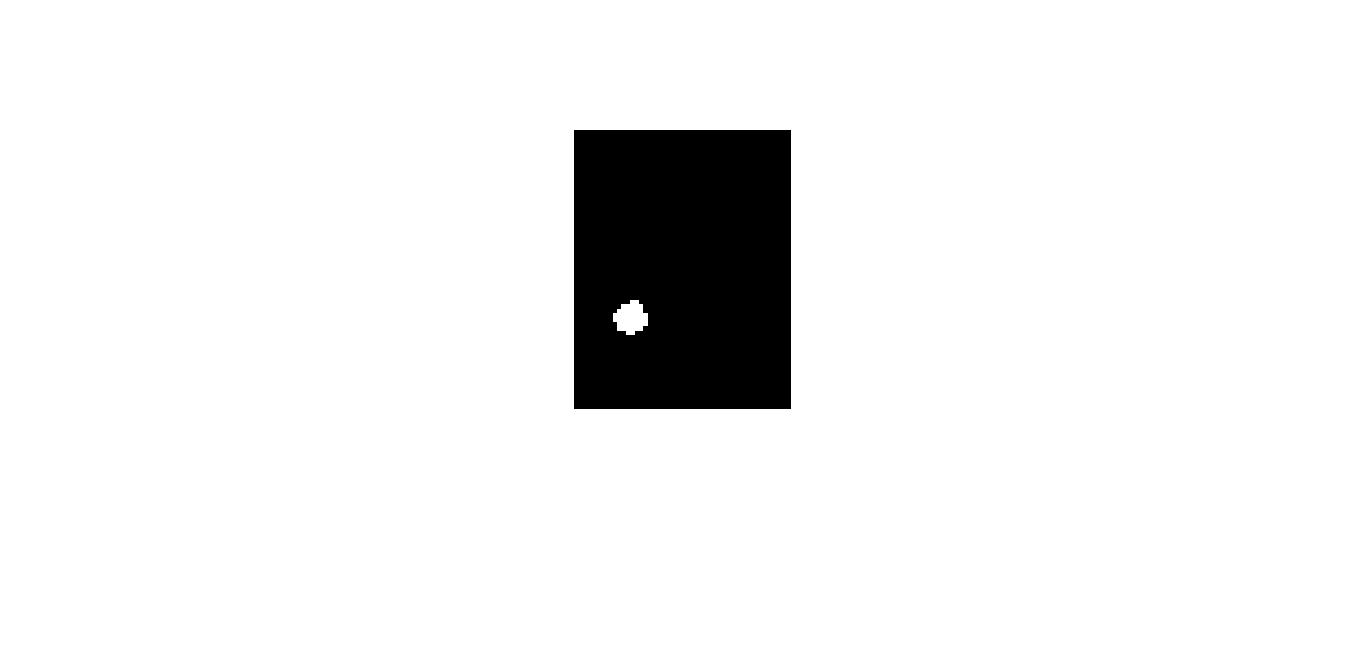
%> input picture 2.jpg, 1366 x 652 px
$ octave --eval "result = segmentacao(imread('2.jpg'));"   (GNU Octave 9; MATLAB toolbox functions it lacks are replaced by stand-ins)
%> lines starting %> are read from the running program, lines starting %| are printed output that depends on the picture; in (x1, y1, x2, y2) boxes, pixels count from 0 and x2, y2 are one past the last pixel; in counts of white or black regions, pixels touching at a corner belong together; the program's own positions count from 1
### list2coord.m
function [out] = list2coord(in,im)

[lin col] = size(im);
n = size(in,1);

for i=1:n
    x = floor(in(i)./lin);
    if(x==0)
        out(i,1) = lin;
        out(i,2) = x;
    else
        out(i,1) = in(i)-x.*lin;
        out(i,2) = x + 1;
    end
end

### segmentacao.m
function [otsu, b_otsu, num, c, v, cc] = segmentacao(im)

level = graythresh(im); %obtendo thresold baseado na vari鈔cia
%> level = 0.492

otsu = im2bw(im,level); %realizando segmenta玢o
%> otsu: size 652x1366 logical; 93.3% white; 1 black region, box (x1, y1, x2, y2) and area: (574, 130, 791, 409) 59688

% Extraindo contorno
es = strel('arbitrary',[0 1 0 ; 1 1 1 ; 0 1 0]);
b_otsu = imerode(otsu,es);
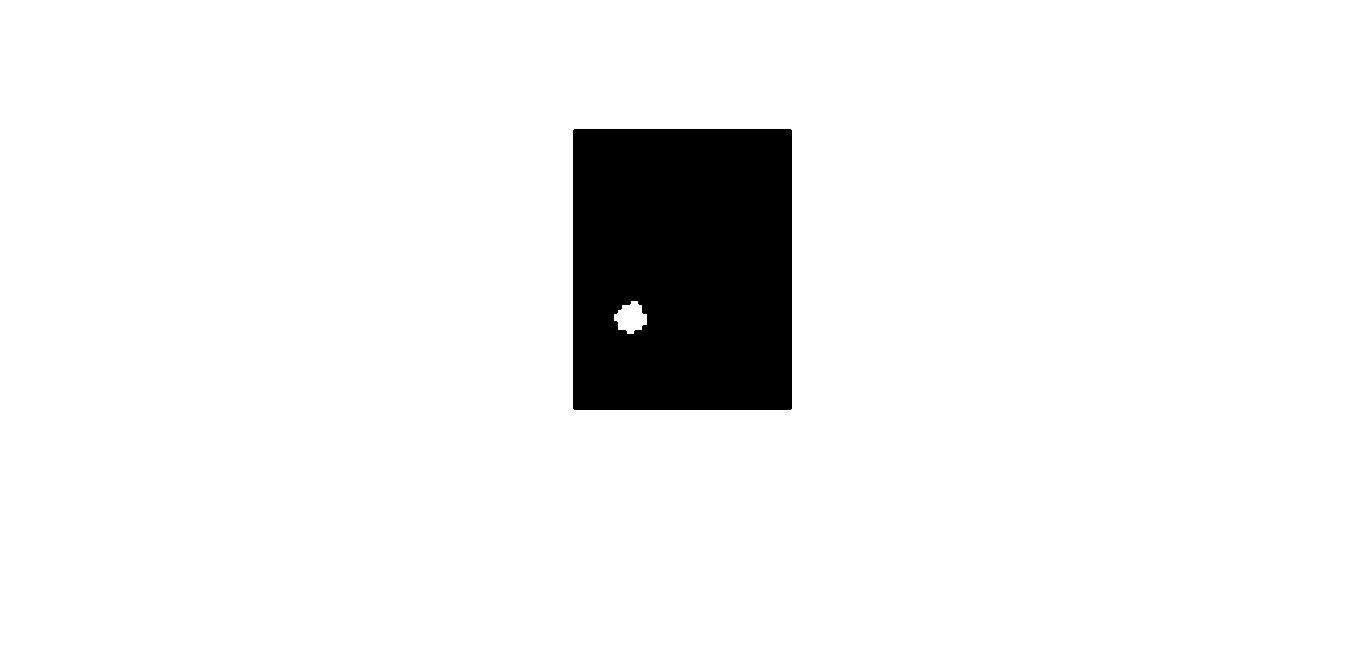
%> b_otsu: size 652x1366 logical; 93.2% white; 1 black region, box (x1, y1, x2, y2) and area: (573, 129, 792, 410) 60807
b_otsu = otsu - b_otsu;
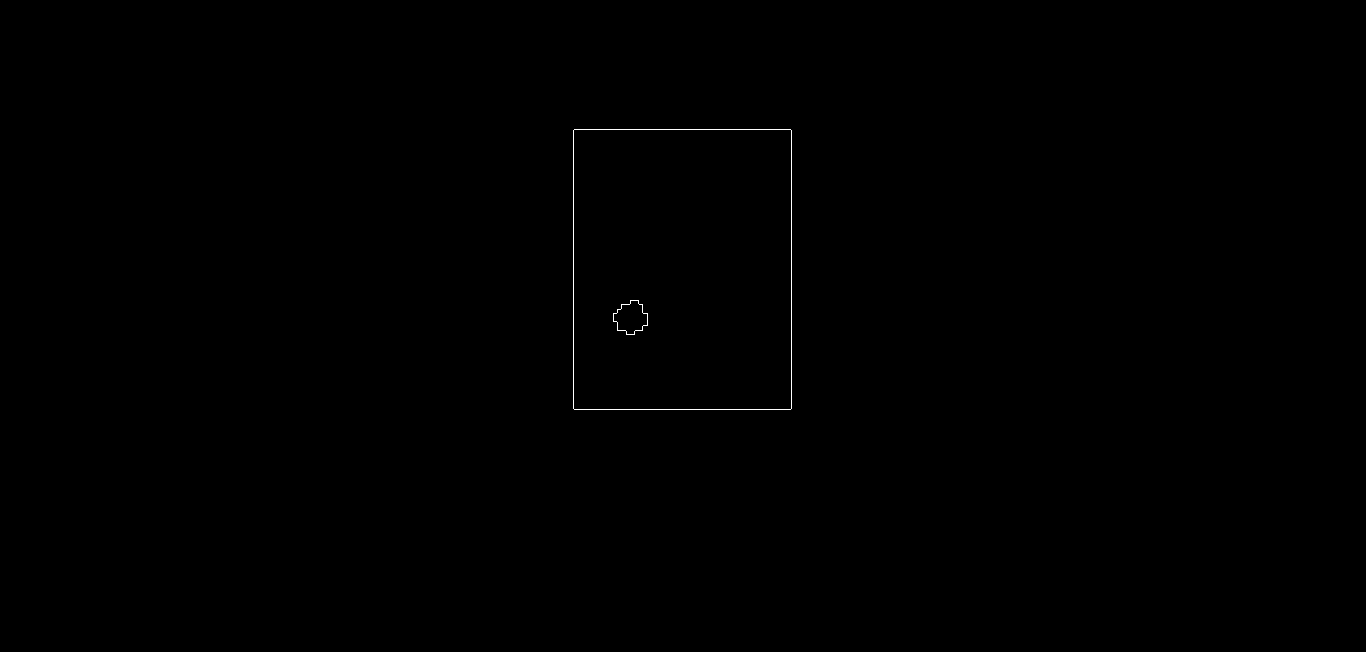
%> b_otsu: size 652x1366 double; values 0 (black) and 1 (white), 0.13% white in thin lines or dots, all inside (x1, y1, x2, y2) = (573, 129, 792, 410)

% Obtendo componentes conectados
cc = bwconncomp(b_otsu);
%> cc = 2 connected components
num = cc.NumObjects; %Numero de obstaculos
%> num = 2

for k=1:num

    v{k} = list2coord(cc.PixelIdxList{k},b_otsu);
    i = floor(sum(v{k}(:,1))./size(cc.PixelIdxList{k},1));
    j = floor(sum(v{k}(:,2))./size(cc.PixelIdxList{k},1));

    c(k,1) = i;
    c(k,2) = j;
end
%> this loop made 2 passes
%> (lin in list2coord, col in list2coord, n in list2coord, i, j) on passes 1 to 2: (652, 1366, 992, 270, 683), (652, 1366, 127, 318, 631)
%> after the loop, c = [270 683; 318 631]; v = 2 items
